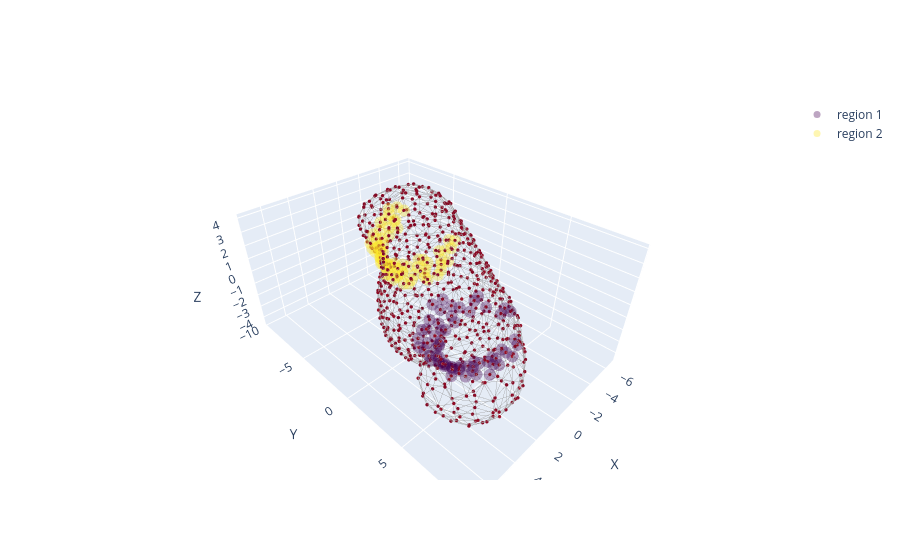

The notebook cell saved with this chart:
### Code cell
fig = plot_organoid_graph(proj_points, G, HKS[:,0], node_size=2)
# add_region_overlays(fig, proj_points, crypts, colorscale='YlOrRd')
# add_region_overlays(fig, proj_points, villus, colorscale='viridis')
add_region_overlays(fig, proj_points, necks, colorscale='viridis')


fig.show()
